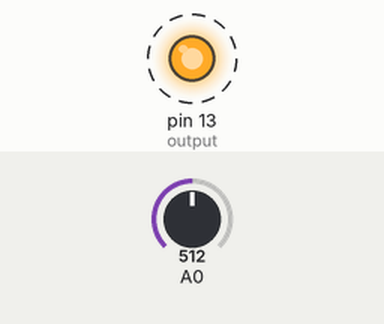
This sketch was run on a simulated Arduino Uno, built with avr-gcc and run on an emulated ATmega328P. On the bench: output pins drawn as LEDs (lit = HIGH). Dashed ring = blinking. Inputs (shaded band) come from the test bench; at power-on: A0 = 512. What the sketch prints to the serial monitor is not drawn.

Above: at 1.2 s.
1.3 s: A0 set to 716
4.3 s: A0 set to 511
Timing chart, 0 to 13.3 s (numbered marks = the images above; inputs shaded):
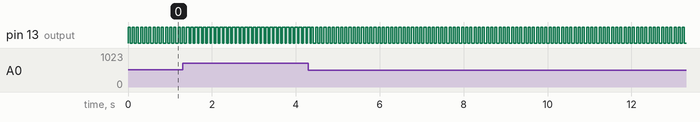

The sketch:

variable-resistor_LED.ino
```cpp
int output = 13;
float T = 100;

void setup(){
  Serial.begin(9600);
  pinMode(output, OUTPUT);
}

void loop(){
  int sensorValue = analogRead(A0);
  Serial.println(sensorValue);

  float D = (float)sensorValue / 1023;
  float high_time = T * D;
  float low_time = T - high_time;

  digitalWrite(output, HIGH);
  delay(high_time);
  digitalWrite(output, LOW);
  delay(low_time);
}
```

Measured:
- by itself, pin 13 (output): alternates HIGH for 0.05 s and LOW for 0.05 s
